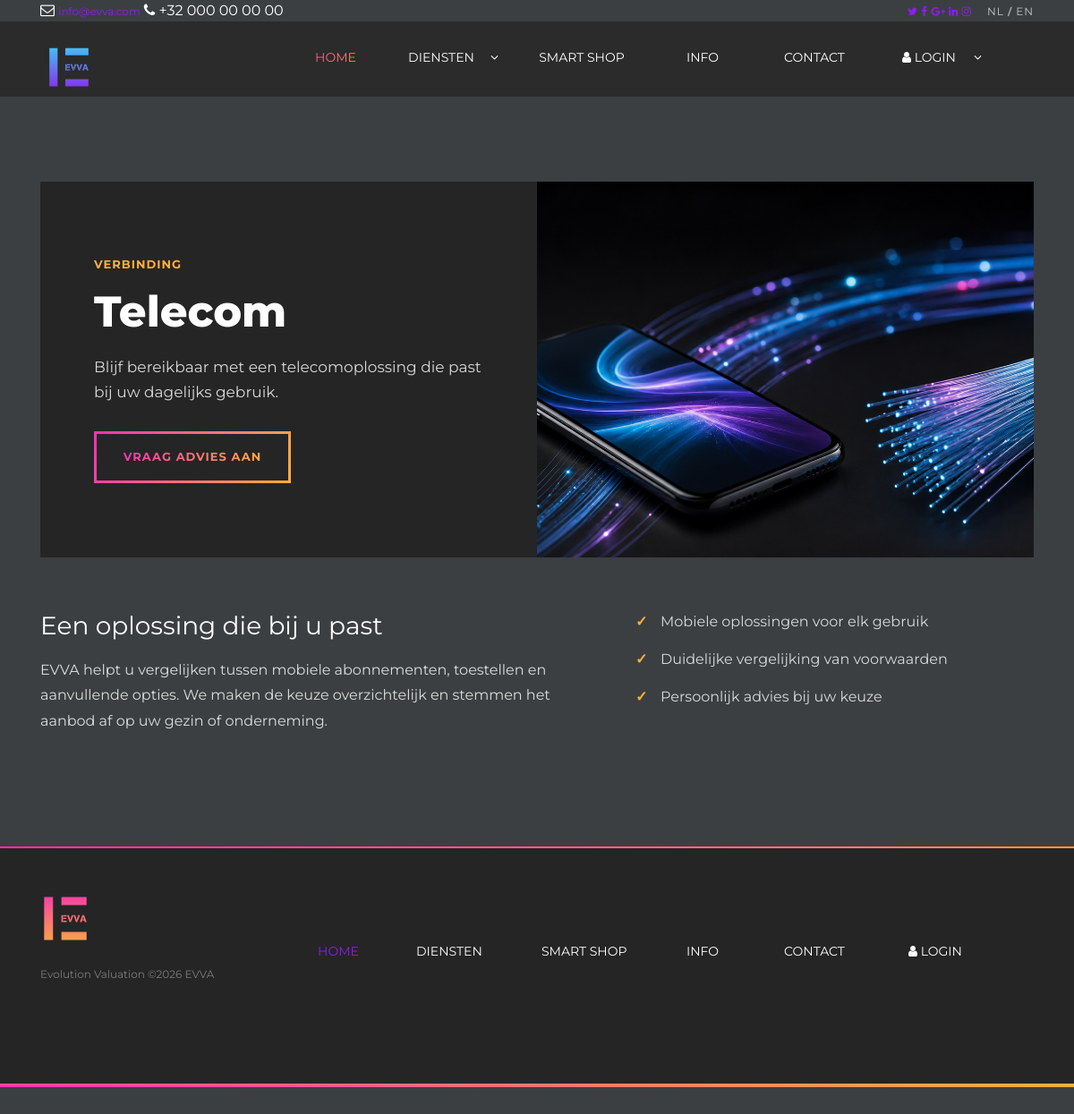
Screenshot of /dienst-details.php?id=1 with the database file from the repository.
### tables this page shows
CREATE TABLE IF NOT EXISTS `diensten` (
  `id` int(11) NOT NULL AUTO_INCREMENT,
  `title` varchar(255) NOT NULL,
  `foto` varchar(255) NOT NULL,
  `type` varchar(255) NOT NULL,
  `size` int(11) NOT NULL,
  PRIMARY KEY (`id`)
);

### admin/includes/Db_object.php (called while the page is built, shortened)
<?php
class Db_object
{
    public static function find_this_query($sql){
        global $database;
        $result = $database->query($sql);
        $the_object_array = array();
        while($row = mysqli_fetch_array($result)){
            $the_object_array[] = static::instantie($row);
        }
        return $the_object_array;
    }
    public static function find_by_id($id){
        $id = (int) $id;
        $the_result_array = static::find_this_query("SELECT * FROM " . static::$db_table . " WHERE id=$id LIMIT 1");
        return !empty($the_result_array) ? array_shift($the_result_array) : false;
    }
    public static function instantie($found_user){
        $the_object = new $calling_class;
        foreach($found_user as $the_attribute => $value){
            if($the_object->has_the_attribute($the_attribute)){
                $the_object->$the_attribute = $value;
            }
        }
        return $the_object;
    }
    private function has_the_attribute($the_attribute){
        $object_properties = get_object_vars($this);
        return array_key_exists($the_attribute, $object_properties);
    }
}

### admin/includes/Database.php (called while the page is built, shortened)
<?php
class Database
{
    public $connection;
    public function open_db_connection(){
        $this->connection = mysqli_connect(DB_HOST, DB_USER,DB_PASS,DB_NAME);
    }
    public function query($sql){
        $result = $this->connection->query($sql);
        return $result;
    }
}
$database = new Database();

### admin/includes/Dienst.php (called while the page is built, shortened)
<?php
class Dienst extends Db_object
{
    public $foto;
    public $upload_directory = 'img'.DS.'diensten';
    public function picture_path()
    {
        return $this->upload_directory . DS . $this->foto;
    }
}

### dienst-details.php (the view, shortened to what this page needs)
<?php
$dienst_id = filter_input(INPUT_GET, 'id', FILTER_VALIDATE_INT);
$dienst = $dienst_id ? Dienst::find_by_id($dienst_id) : false;
$content = $dienst_content[$dienst->title] ?? array(
    'eyebrow' => 'EVVA DIENST',
    'intro' => 'Ontdek de mogelijkheden van ' . $dienst->title . '.',
    'text' => 'EVVA helpt u met een duidelijke vergelijking en persoonlijk advies.',
    'points' => array('Persoonlijk advies', 'Duidelijke mogelijkheden', 'Ondersteuning bij uw keuze')
);
include('includes/header.php');
include('includes/head_gts.php');
?>
<main id="main">
    <section class="evva-service-detail">
        <div class="container">
            <div class="evva-service-hero">
                <div class="evva-service-hero-copy">
                    <span class="evva-kicker"><?php echo htmlspecialchars($content['eyebrow'], ENT_QUOTES, 'UTF-8'); ?></span>
                    <h1><?php echo htmlspecialchars($content['title'] ?? $dienst->title, ENT_QUOTES, 'UTF-8'); ?></h1>
                    <p><?php echo htmlspecialchars($content['intro'], ENT_QUOTES, 'UTF-8'); ?></p>
                    <a class="evva-gradient-button" href="klant_worden.php"><span>VRAAG ADVIES AAN</span></a>
                </div>
                <div class="evva-service-hero-media">
                    <img src="admin/<?php echo htmlspecialchars($dienst->picture_path(), ENT_QUOTES, 'UTF-8'); ?>" alt="<?php echo htmlspecialchars($dienst->title, ENT_QUOTES, 'UTF-8'); ?> bij EVVA">
                </div>
            </div>
            <div class="row evva-service-detail-body">
                <div class="col-lg-7">
                    <h2>Een oplossing die bij u past</h2>
                    <p><?php echo htmlspecialchars($content['text'], ENT_QUOTES, 'UTF-8'); ?></p>
                </div>
                <div class="col-lg-5">
                    <ul class="evva-check-list evva-service-points">
                        <?php foreach ($content['points'] as $point): ?>
                            <li><?php echo htmlspecialchars($point, ENT_QUOTES, 'UTF-8'); ?></li>
                        <?php endforeach; ?>
                    </ul>
                </div>
            </div>
        </div>
    </section>
</main>
<?php include('includes/footer.php'); ?>

### css/core-style.css (style rules this page uses)
* { margin: 0; padding: 0; }
body { font-family: "Montserrat"; font-size: 16px; }
h1, h2, h3, h4, h5, h6 { color: #242424; line-height: 1.3; font-weight: 400; }
p { color: #6d6d6d; font-size: 16px; line-height: 1.9; font-weight: 400; }
a { -webkit-transition: all 500ms ease 0s; transition: all 500ms ease 0s; text-decoration: none; outline: 0 solid transparent; color: #131212; font-weight: 400; font-size: 12px; }
ul, ol { margin: 0; }
ul li, ol li { list-style: none; }
img { height: auto; max-width: 100%; }

### css/style.css (style rules this page uses)
body { background: #3c3f41; color: #fff; font-family: "Montserrat", sans-serif; overflow-x: hidden; }
a { color: #8d1fea; transition: 0.5s; }
p { color: #fff; padding: 0; margin: 0 0 30px 0; }
h1, h2, h3, h4, h5, h6 { font-family: "Montserrat", sans-serif; font-weight: 400; margin: 0 0 20px 0; padding: 0; }
.evva-kicker { display: inline-block; margin-bottom: 14px; color: #ffaf3d; font-size: 13px; font-weight: 700; letter-spacing: 1px; }
.evva-check-list { margin: 28px 0 35px; padding: 0; list-style: none; }
.evva-check-list li { position: relative; margin-bottom: 18px; padding-left: 28px; color: rgba(255, 255, 255, 0.8); }
.evva-check-list li::before { position: absolute; left: 0; color: #ffaf3d; content: "\2713"; font-weight: 700; }
.evva-gradient-button { position: relative; z-index: 1; display: inline-flex; width: 220px; min-height: 58px; align-items: center; justify-content: center; overflow: hidden; padding: 4px; border: 0; color: #fff; background: transparent; text-align: center; text-decoration: none !important; text-transform: uppercase; letter-spacing: 1px; cursor: pointer; }
.evva-gradient-button::before, .evva-gradient-button::after { position: absolute; z-index: -1; content: ""; }
.evva-gradient-button::before { inset: 0; background: linear-gradient(120deg, #f531b4, #ffaf3d, #8d1fea, #f531b4); background-size: 300% 300%; animation: evva-gradient 4s ease-in-out infinite; }
.evva-gradient-button::after { inset: 3px; background: #252525; }
.evva-gradient-button span { position: relative; z-index: 1; background: linear-gradient(120deg, #f531b4, #ffaf3d, #8d1fea, #f531b4); background-size: 300% 300%; -webkit-background-clip: text; background-clip: text; color: transparent; font-size: 13px; font-weight: 700; animation: evva-gradient 4s ease-in-out infinite; }
.evva-service-detail { padding: 95px 0; background: #3c3f41; }
.evva-service-hero { display: flex; min-height: 420px; align-items: stretch; background: #252525; }
.evva-service-hero-copy { display: flex; width: 50%; flex-direction: column; align-items: flex-start; justify-content: center; padding: 60px; }
.evva-service-hero-copy h1 { margin: 0 0 18px; color: #fff; font-size: 48px; font-weight: 800; }
.evva-service-hero-copy p { max-width: 520px; margin-bottom: 30px; color: rgba(255, 255, 255, 0.82); font-size: 17px; line-height: 1.65; }
.evva-service-hero-media { width: 50%; }
.evva-service-hero-media img { width: 100%; height: 100%; min-height: 420px; object-fit: cover; }
.evva-service-detail-body { padding: 60px 0 0; }
.evva-service-detail-body h2 { margin-bottom: 18px; color: #fff; font-size: 28px; }
.evva-service-detail-body p { max-width: 700px; color: rgba(255, 255, 255, 0.82); line-height: 1.8; }
.evva-service-points { margin: 0; }
:root { --evva-cyan: #3ad5f6; --evva-purple: #8d1fea; --evva-pink: #f531b4; --evva-gradient: linear-gradient(135deg, var(--evva-cyan), var(--evva-purple) 52%, var(--evva-pink)); }
:root { --evva-hot-gradient: linear-gradient(135deg, #f531b4, #ffaf3d); }
html, body, button, input, select, textarea, h1, h2, h3, h4, h5, h6, p, a, li, span, label { font-family: "Montserrat", sans-serif; }

### rows the page displays
diensten: title "VERBINDING", title "Telecom", title "Blijf bereikbaar met een telecomoplossing die past bij uw dagelijks gebruik.", foto (picture), title "EVVA helpt u vergelijken tussen mobiele abonnementen, toestellen en aanvullende opties. We maken de keuze overzichtelijk en stemmen het aanbod af op uw gezin of onderneming.", title "Mobiele oplossingen voor elk gebruik", title "Duidelijke vergelijking van voorwaarden", title "Persoonlijk advies bij uw keuze"

### other values shown
evva_text('services') "DIENSTEN"
evva_text('shop') "SMART SHOP"
evva_text('info') "INFO"
evva_text('contact') "CONTACT"
evva_text('login') "LOGIN"
evva_text('footer_evolution') "Evolution Valuation"
evva_text('home') "HOME"
